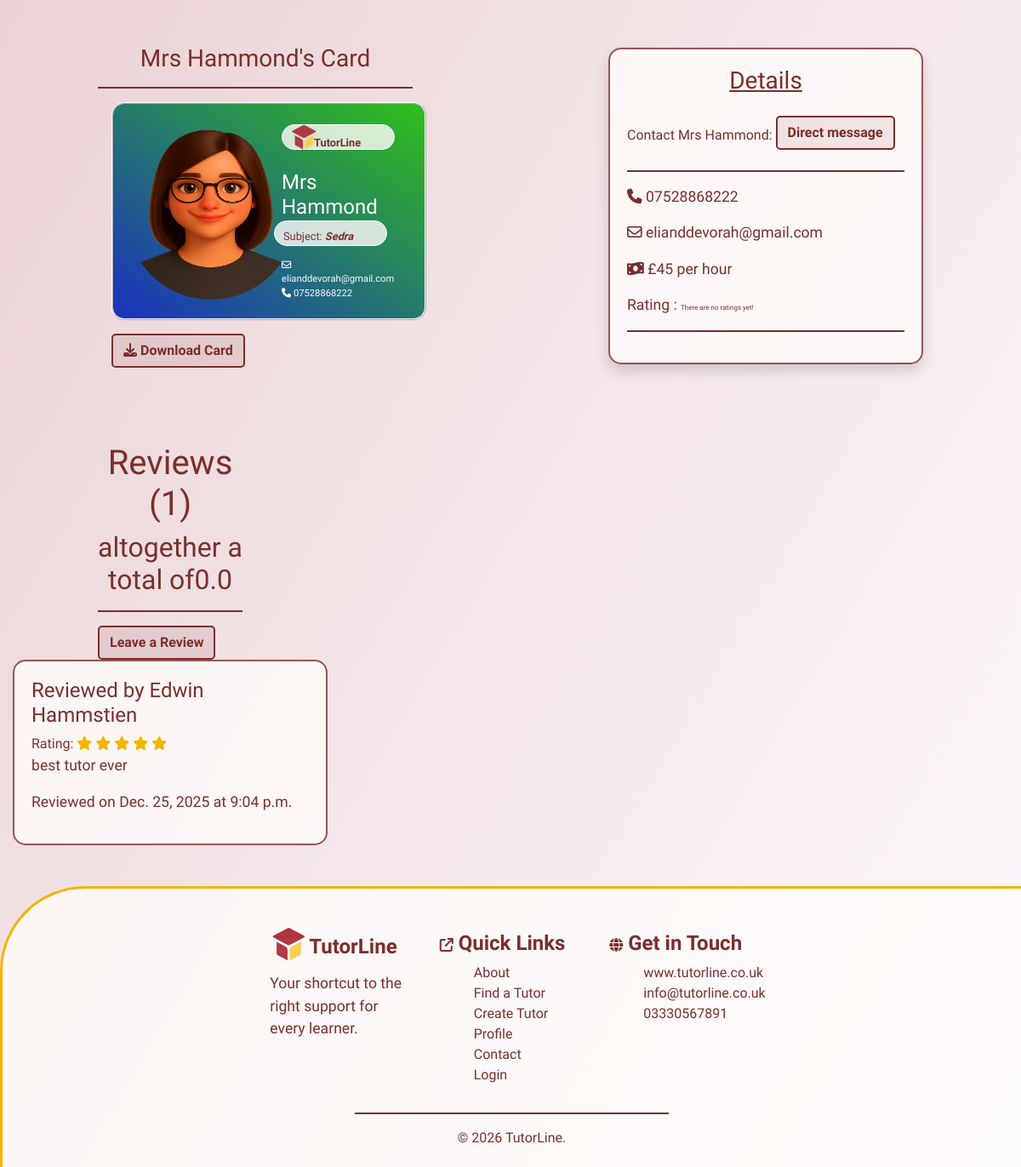
The app's page /tutors/5 (lower part), older data.
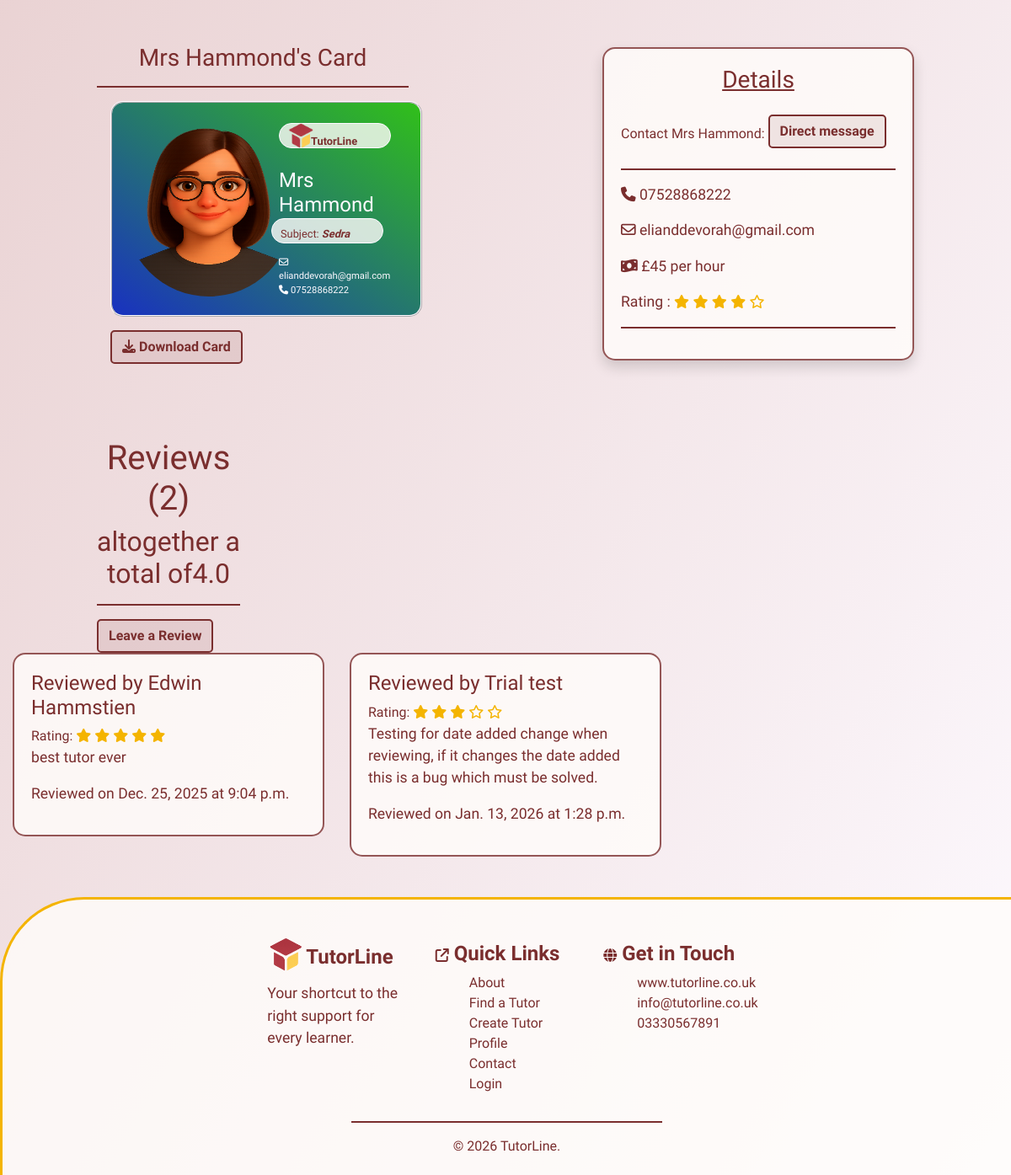
The same page, newer data.
### tutors/models.py (models this page shows, shortened)
class Tutors(models.Model):
    class Meta:
        verbose_name_plural = "Tutors"
    user = models.ForeignKey(User, on_delete=models.CASCADE, null=True, blank=True)
    name = models.CharField(max_length=254)
    location = models.ForeignKey('Location', null=True, blank=True,
                                 on_delete=models.SET_NULL)
    category = models.ForeignKey('Category', null=True, blank=True,
                                 on_delete=models.SET_NULL)
    date_added = models.DateField(auto_now=True)
    subject = models.CharField(max_length=254)
    price = models.IntegerField()
    active = models.BooleanField(default=True)
    description = models.TextField()
    email = models.EmailField()
    phone = models.CharField(max_length=14)
    rating = models.FloatField(default=0)
    image = models.ImageField(blank=True, null=True)
    is_male = models.BooleanField()
    color_1 = models.IntegerField(default=rand)
    color_2 = models.IntegerField(default=rand)
    color_3 = models.IntegerField(default=rand)

class Reviews(models.Model):
    class Meta:
        verbose_name_plural = "Reveiws"
    name = models.CharField(max_length=254)
    tutor = models.ForeignKey('Tutors', related_name='reviews',
                                on_delete=models.CASCADE)
    rating = models.IntegerField(default=0)
    review = models.TextField(blank=True, null=True)
    date = models.DateField(auto_now=True)
    time = models.TimeField(auto_now=True)

### tutors/views.py (the view)
# urls.py: path('<int:tutor_id>', views.tutor_details, name='tutor_details'),
def tutor_details(request, tutor_id):
    tutor = get_object_or_404(Tutors, pk=tutor_id)
    reviews = Reviews.objects.filter(tutor=tutor)
    template = 'tutors/tutor-details.html'
    context = {
        'tutor': tutor,
        'reviews': reviews,
        }
    return render(request, template, context)

### tutors/templates/tutors/tutor-details.html (shortened to what the changed rows need)
{% extends "base.html" %}
{% load static %}
{% block extracss%}
<link rel="stylesheet" href="{% static 'css/tutors.css' %}">
<link rel="stylesheet" href="{% static 'css/tutor-details.css' %}">
{% endblock %}
{% block content %}
<section>
    <div class="container-fluid">
        <div class="row">
            <div class="col-4">
                <h3 class="mt-3">{{ tutor.name }}'s Card</h3>
                <hr>
                <div class="row image-box mx-3"
                    style="background-image: linear-gradient(to bottom left, rgb({{ tutor.color_1 }}, {{ tutor.color_2 }}, {{ tutor.color_3 }}), rgb({{ tutor.color_3 }}, {{ tutor.color_1 }}, {{ tutor.color_2 }}))">
                    <div class="col-6">
                    </div>
                    <div class="col-6 mt-1">
                        <h4 class="card-logo">
                            <img src="/media/logo.png" alt="logo" class="card-logo-image">
                            <span class="logo-text"><strong>TutorLine</strong></span>
                        </h4>
                        <h4 class="mt-4">{{ tutor.name }}</h4>
                        <h5 class="card-logo logo-text">Subject: <strong><em>{{ tutor.subject }}</em></strong></h5>
                        <div class="b-c-email"><i class="fa-regular fa-envelope"></i> {{ tutor.email }}</div>
                        <div class="b-c-email"><i class="fa-solid fa-phone"></i> {{ tutor.phone }}</div>
                    </div>
                </div>
                <button id="download-card" class="btn btn-btn mt-3 mx-3">
                    <i class="fa-solid fa-download"></i> Download Card
                </button>
            </div>
            <div class="col-4">
                <div class="details shadow">
                    <h3 class="mb-4"><u>Details</u></h3>
                    <span>Contact {{ tutor.name }}: </span><button class="btn btn-btn mb-2"><a href="">Direct message</a></button>
                    <hr>
                    <p><i class="fa-solid fa-phone"></i><a href="tel:{{ tutor.phone }}"> {{ tutor.phone }}</a></p>
                    <p><i class="fa-regular fa-envelope"></i> <a href="mailto:{{ tutor.email }}">{{ tutor.email }}</a></p>
                    <p><i class="fa-solid fa-money-bill-wave"></i> £{{ tutor.price }} per hour</p>
                    <p>
                        Rating : {% if tutor.rating == 0 %}
                        <span class="no-rating">There are no ratings yet!</span>
                        {% else %}
                        {% if tutor.rating == 5 %}
                         <i class="fa-solid fa-star stars"></i>
                         <i class="fa-solid fa-star stars"></i>
                         <i class="fa-solid fa-star stars"></i>
                         <i class="fa-solid fa-star stars"></i>
                         <i class="fa-solid fa-star stars"></i>
                         {% elif tutor.rating > 4 %}
                         <i class="fa-solid fa-star stars"></i>
                         <i class="fa-solid fa-star stars"></i>
                         <i class="fa-solid fa-star stars"></i>
                         <i class="fa-solid fa-star stars"></i>
                         <i class="fa-solid fa-star-half-stroke stars"></i>
                         {% elif tutor.rating == 4 %}
                         <i class="fa-solid fa-star stars"></i>
                         <i class="fa-solid fa-star stars"></i>
                         <i class="fa-solid fa-star stars"></i>
                         <i class="fa-solid fa-star stars"></i>
                         <i class="fa-regular fa-star stars"></i>
                         {% elif tutor.rating > 3 %}
                         <i class="fa-solid fa-star stars"></i>
                         <i class="fa-solid fa-star stars"></i>
                         <i class="fa-solid fa-star stars"></i>
                         <i class="fa-solid fa-star-half-stroke stars"></i>
                         <i class="fa-regular fa-star stars"></i>
                         {% elif tutor.rating == 3 %}
                         <i class="fa-solid fa-star stars"></i>
                         <i class="fa-solid fa-star stars"></i>
                         <i class="fa-solid fa-star stars"></i>
                         <i class="fa-regular fa-star stars"></i>
                         <i class="fa-regular fa-star stars"></i>
                         {% elif tutor.rating > 2 %}
                         <i class="fa-solid fa-star stars"></i>
                         <i class="fa-solid fa-star stars"></i>
                         <i class="fa-solid fa-star-half-stroke stars"></i>
                         <i class="fa-regular fa-star stars"></i>
                         <i class="fa-regular fa-star stars"></i>
                         {% elif tutor.rating == 2 %}
                         <i class="fa-solid fa-star stars"></i>
                         <i class="fa-solid fa-star stars"></i>
                         <i class="fa-regular fa-star stars"></i>
                         <i class="fa-regular fa-star stars"></i>
                         <i class="fa-regular fa-star stars"></i>
                         {% elif tutor.rating > 1 %}
                         <i class="fa-solid fa-star stars"></i>
                         <i class="fa-solid fa-star-half-stroke stars"></i>
                         <i class="fa-regular fa-star stars"></i>
                         <i class="fa-regular fa-star stars"></i>
                         <i class="fa-regular fa-star stars"></i>
                         {% else %}
                         <i class="fa-solid fa-star stars"></i>
                         <i class="fa-regular fa-star stars"></i>
                         <i class="fa-regular fa-star stars"></i>
                         <i class="fa-regular fa-star stars"></i>
                         <i class="fa-regular fa-star stars"></i>
                        {% endif %}
                        {% endif %}
                    </p>
                    <hr>
                </div>
            </div>
        </div>
    </div>
</section>
<section>
    <div class="container-fluid">
        <div class="row">
            <div class="col-2">
                <h1>Reviews ({{ reviews.count }})</h1>
                <h2> altogether a total of{{ tutor.rating|floatformat:1 }}</h2>
                <hr>
                <button class="btn btn-btn"><a href="{% url 'review_tutor' tutor.id %}">Leave a Review</a></button>
            </div>
        </div>
        <div class="row">
        {% if reviews %}
            {% for review in reviews %}
            <div class="col-4">
                <div class="review-box" id="box-{{ review.id }}">
                    <h4>Reviewed by {{ review.name }}</h4>
                    <div>Rating:
                         {% if review.rating == 5 %}
                         <i class="fa-solid fa-star stars"></i>
                         <i class="fa-solid fa-star stars"></i>
                         <i class="fa-solid fa-star stars"></i>
                         <i class="fa-solid fa-star stars"></i>
                         <i class="fa-solid fa-star stars"></i>
                         {% elif review.rating == 4 %}
                         <i class="fa-solid fa-star stars"></i>
                         <i class="fa-solid fa-star stars"></i>
                         <i class="fa-solid fa-star stars"></i>
                         <i class="fa-solid fa-star stars"></i>
                         <i class="fa-regular fa-star stars"></i>
                         {% elif review.rating == 3 %}
                         <i class="fa-solid fa-star stars"></i>
                         <i class="fa-solid fa-star stars"></i>
                         <i class="fa-solid fa-star stars"></i>
                         <i class="fa-regular fa-star stars"></i>
                         <i class="fa-regular fa-star stars"></i>
                         {% elif review.rating == 2 %}
                         <i class="fa-solid fa-star stars"></i>
                         <i class="fa-solid fa-star stars"></i>
                         <i class="fa-regular fa-star stars"></i>
                         <i class="fa-regular fa-star stars"></i>
                         <i class="fa-regular fa-star stars"></i>
                         {% else %}
                         <i class="fa-solid fa-star stars"></i>
                         <i class="fa-regular fa-star stars"></i>
                         <i class="fa-regular fa-star stars"></i>
                         <i class="fa-regular fa-star stars"></i>
                         <i class="fa-regular fa-star stars"></i>
                        {% endif %}
                    </div>
                    <p>{{ review.review }}</p>
                    <p>Reviewed on {{ review.date }} at {{ review.time }}</p>
                </div>
            </div>
            {% endfor%}
        {% else %}
            <div class="col-4">
                <p>{{ tutor.name }} has no Reviews Yet</p>
                <p>Be the first to leave {% if tutor.is_male == True%} him{% else %}her{% endif %} a review.</p>
            </div>
        {% endif %}
        </div>
    </div>
</section>
{% endblock %}

Row changes from the older to the newer data that the page shows:
changed Tutors "Mrs Hammond": rating "0.0" → "4.0"
added Reviews: name "Trial test", rating 3 (drawn), review "Testing for date added change when reviewing, if it changes the date added this is a bug which must be solved.", date "Jan. 13, 2026", time "1:28 p.m."
Text that changed along with them:
{{ reviews.count }}: "1" → "2"
text no longer shown: "There are no ratings yet!"
